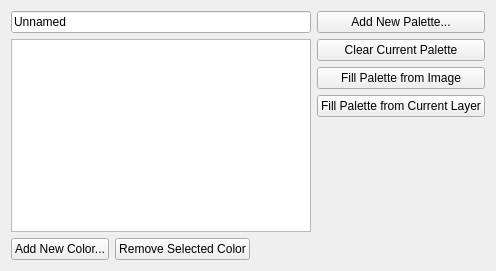
<ui version="4.0" >
 <class>KisWdgCustomPalette</class>
 <widget class="QWidget" name="KisWdgCustomPalette" >
  <property name="geometry" >
   <rect>
    <x>0</x>
    <y>0</y>
    <width>496</width>
    <height>271</height>
   </rect>
  </property>
  <layout class="QGridLayout" >
   <item row="0" column="0" >
    <layout class="QVBoxLayout" >
     <item>
      <widget class="QLineEdit" name="palettename" >
       <property name="text" >
        <string>Unnamed</string>
       </property>
      </widget>
     </item>
     <item>
      <widget class="QListWidget" name="paletteList" />
     </item>
     <item>
      <layout class="QHBoxLayout" >
       <item>
        <widget class="QPushButton" name="addColor" >
         <property name="text" >
          <string>Add New Color...</string>
         </property>
        </widget>
       </item>
       <item>
        <widget class="QPushButton" name="removeColor" >
         <property name="enabled" >
          <bool>true</bool>
         </property>
         <property name="text" >
          <string>Remove Selected Color</string>
         </property>
        </widget>
       </item>
       <item>
        <spacer>
         <property name="orientation" >
          <enum>Qt::Horizontal</enum>
         </property>
         <property name="sizeHint" >
          <size>
           <width>40</width>
           <height>20</height>
          </size>
         </property>
        </spacer>
       </item>
      </layout>
     </item>
    </layout>
   </item>
   <item row="0" column="1" >
    <layout class="QVBoxLayout" >
     <item>
      <widget class="QPushButton" name="addPalette" >
       <property name="text" >
        <string>Add New Palette...</string>
       </property>
      </widget>
     </item>
     <item>
      <layout class="QVBoxLayout" >
       <item>
        <widget class="QPushButton" name="bnClear" >
         <property name="text" >
          <string>Clear Current Palette</string>
         </property>
        </widget>
       </item>
       <item>
        <widget class="QPushButton" name="bnFillFromImage" >
         <property name="text" >
          <string>Fill Palette from Image</string>
         </property>
        </widget>
       </item>
       <item>
        <widget class="QPushButton" name="bnFillFromLayer" >
         <property name="text" >
          <string>Fill Palette from Current Layer</string>
         </property>
        </widget>
       </item>
      </layout>
     </item>
     <item>
      <spacer>
       <property name="orientation" >
        <enum>Qt::Vertical</enum>
       </property>
       <property name="sizeHint" >
        <size>
         <width>20</width>
         <height>161</height>
        </size>
       </property>
      </spacer>
     </item>
    </layout>
   </item>
  </layout>
 </widget>
 <layoutdefault spacing="6" margin="11" />
 <resources/>
 <connections/>
</ui>
